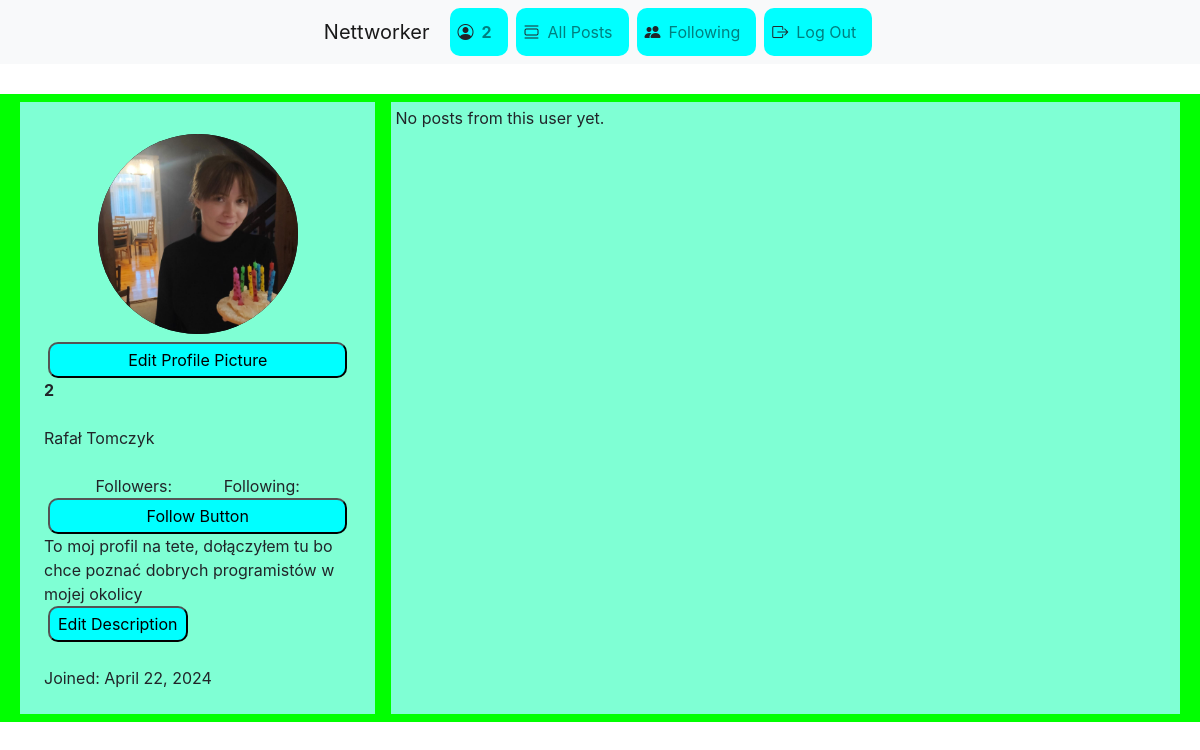
Page /profile (signed in) on the earlier database version.
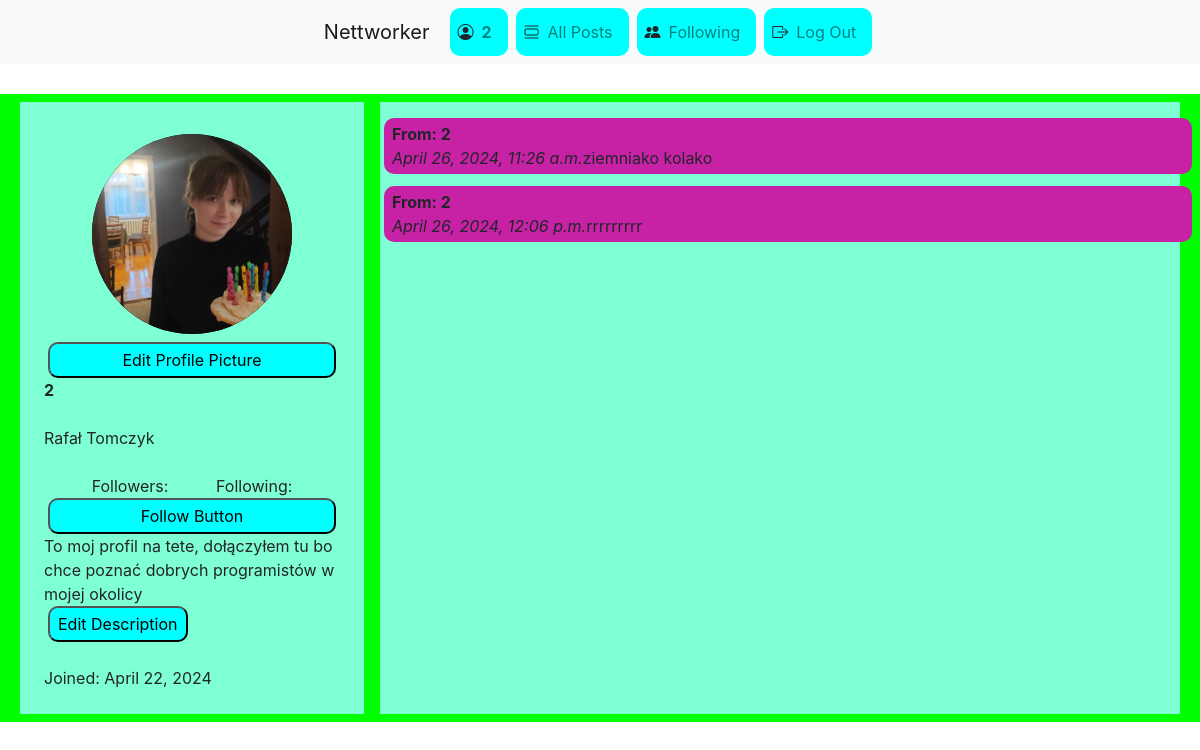
Same page on the later database version.
### network/models.py (models this page shows, shortened)
class User(AbstractUser):
    description = models.CharField(max_length=255, default="")
    profilePicture = models.ImageField(null=True, blank=True, upload_to="images")

class Post(models.Model):
    content = models.CharField(max_length=255)
    user = models.ForeignKey(User, on_delete=models.CASCADE)
    date = models.DateTimeField(auto_now_add=True)
    likes = models.IntegerField(default=0)

### network/views.py (the view, shortened to what this page needs)
# urls.py: path("profile", views.profile, name="profile"),
def profile(request):
    user = request.user
    posts = Post.objects.filter(user=user)
    return render(request, "network/profile.html", {'posts': posts})

### network/templates/network/profile.html (shortened to what this page needs)
{% extends "network/layout.html" %}
{% load static %}
{% block head %}
    <link rel="stylesheet" href="{% static 'network/profile.css' %}">
{% endblock %}
{% block body %}
    <div class="content">
        <div class="left-row">
            <div class="profile-image-container">
                {% if user.profilePicture %}
                    <img class="profile-image" src="{{ user.profilePicture }}" alt="Profile Picture">
                {% else %}
                    <img class="profile-image" src="images/default.jpg" alt="Profile Picture">
                {% endif %}
            </div>
            <button class="action-button change-profile-picture-button">Edit Profile Picture</button>
            <b>{{ user.username }}</b>
            <br>
            {{ user.first_name }}
            {{ user.last_name }}
            <br>
            <br>
            <div class="followers-stats">
                <div>
                    Followers:
                </div>
                <div>
                    Following:
                </div>
            </div>
            <button class="action-button">Follow Button</button>
            <div class="description">
                {{ user.description }}
                <input type="submit" class="action-button change-description-button" value="Edit Description" onclick="openModal()">
            </div>
            <br>
            Joined: {{ user.date_joined.date}}
        </div>
        <div class="right-row">
            {% if posts %}
                <div class="posts-container">
                    {% for post in posts %}
                        <div class="post">
                            <div class="first-row">
                                <b>From: {{ post.user.username }}</b>
                                <br>
                                <i>{{ post.date }}</i>
                            </div>
                            <br>
                            {{ post.content }}
                        </div>
                    {% endfor %}
                </div>
            {% else %}
                <div class="loader">No posts from this user yet.</div>
            {% endif %}
        </div>
    </div>
{% endblock %}

### network/templates/network/layout.html (shortened to what this page needs)
{% load static %}
<!DOCTYPE html>
<html lang="en">
    <head>
        <link rel="stylesheet" href="https://stackpath.bootstrapcdn.com/bootstrap/4.4.1/css/bootstrap.min.css">
        <link rel="stylesheet" href="https://cdn.jsdelivr.net/npm/bootstrap-icons@1.5.0/font/bootstrap-icons.css">
        <link href="{% static 'network/styles.css' %}" rel="stylesheet">
        {% block head %}{% endblock %}
    </head>
    <body>
        <nav class="navbar navbar-expand-lg navbar-light bg-light sticky-top">
            <a class="navbar-brand" href="#">Nettworker</a>
            <div>
              <ul class="navbar-nav mr-auto">
                {% if user.is_authenticated %}
                    <li class="nav-item">
                        <i class="bi bi-person-circle"></i>
                        <a class="nav-link" href="{% url 'profile'%}"><strong>{{ user.username }}</strong></a>
                    </li>
                {% endif %}
                <li class="nav-item">
                    <i class="bi bi-view-list"></i>
                    <a class="nav-link" href="{% url 'index' %}">All Posts</a>
                </li>
                {% if user.is_authenticated %}
                    <li class="nav-item">
                        <i class="bi bi-people-fill"></i>
                        <a class="nav-link" href="#">Following</a>
                    </li>
                    <li class="nav-item">
                        <i class="bi bi-box-arrow-right"></i>
                        <a class="nav-link" href="{% url 'logout' %}">Log Out</a>
                    </li>
                {% endif %}
              </ul>
            </div>
          </nav>
        <div class="body">
            {% block body %}
            {% endblock %}
        </div>
    </body>
</html>

### network/static/network/styles.css (style rules this page uses)
.content { max-width: 1200px; margin: auto; margin-top: 30px; margin-bottom: 30px; padding: 8px 20px; background-color: rgb(1, 255, 1); }
.navbar { display: flex; align-items: center; justify-content: center; }
.nav-item { margin: 0 4px; background-color: aqua; border-radius: 10px; display: flex; align-items: center; justify-content: center; padding: 4px 8px; }
.action-button { margin: 0 4px; background-color: aqua; border-radius: 10px; display: flex; align-items: center; justify-content: center; padding: 4px 8px; }
.post { background-color: rgb(199, 34, 166); border-radius: 10px; padding: 4px 8px; margin-top: 12px; width: 80ch; display: flex; }

### network/static/network/profile.css (style rules this page uses)
.content { display: flex; }
.left-row { width: 360px; display: flex; flex-direction: column; padding: 24px; margin-right: 16px; background-color: aquamarine; }
.right-row { width: 800px; display: flex; flex-direction: column; padding: 4px; background-color: aquamarine; }
.profile-image-container { display: flex; align-items: center; justify-content: center; }
.profile-image { width: 200px; height: 200px; border-radius: 100%; object-fit: cover; background-color: black; margin: 8px 20px; }
.followers-stats { display: flex; justify-content:space-evenly; }

Differences in the rows shown:
added Post: user.username "2", date "April 26, 2024, 11:26 a.m.", content "ziemniako kolako"
added Post: user.username "2", date "April 26, 2024, 12:06 p.m.", content "rrrrrrrrr"
Other differences:
text no longer shown: "No posts from this user yet."
